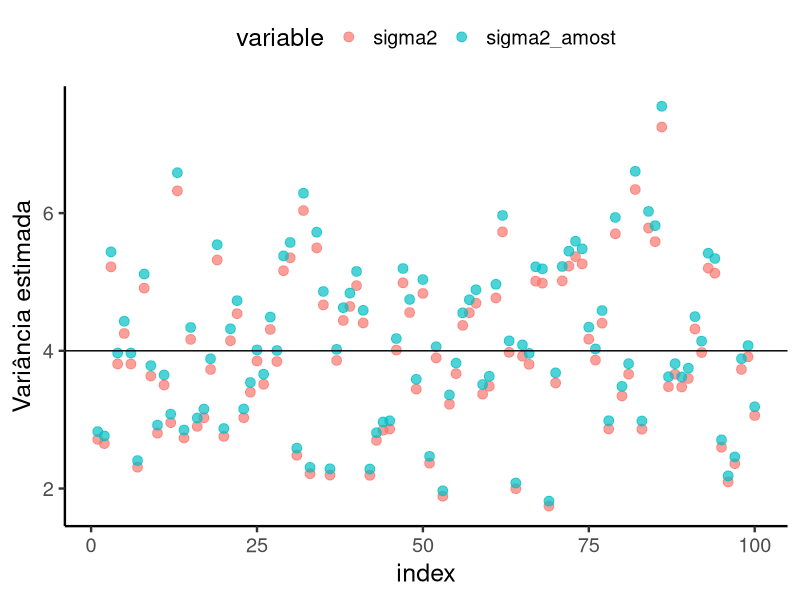

Write the R code that produced this figure.

### Experimento Monte Carlo
## Avaliar os estimadores de MV da normal

# Amostra pequena n = 10
# Parametros: 
mu = 10
sigma2 = 4
n = 25
M = 100 # quantidade de MC

EST = matrix( NA, nrow = M, ncol = 3 )


for( i in 1:M){

x = rnorm( n = n, mean = mu, sd = sqrt(sigma2)   ) # gerador da normal
n = length(x) # tamanho do vetor de dados

## Estimador da media (mu)
muhat = mean(x)

## Estimadores da variancia
sigma2hat = sum( (x-muhat)^2 )/n # EMV
sigma2_hat = sum( (x-muhat)^2 )/(n-1) # estimador da var amostral

## EST: matriz com as estimativas dos parametros
EST[i,] = c(muhat, sigma2hat, sigma2_hat)


}

## Media dos estimadores

MEAN = colMeans( EST  )
MEAN

## Criterios de avaliacao dos estimadores

var_mu = var( EST[,1] )
var_sigma2 = var( EST[,2] )
var_sigma2_amost = var( EST[,3] )

eam_mu = mean( abs(EST[,1] - mu) )
eqm_mu = mean( (muhat - mu)^2 )

eam_sigma2 = mean( abs(EST[,2] - sigma2) )
eqm_sigma2 = mean( (EST[,2] - sigma2)^2 )

eam_sigma2_amost = mean( abs(EST[,3] - sigma2) )
eqm_sigma2_amost = mean( (EST[,3] - sigma2)^2 )



EAM = c(eam_mu, eam_sigma2, eam_sigma2_amost)
EQM = c(eqm_mu, eqm_sigma2, eqm_sigma2_amost)
VAR = c(var_mu, var_sigma2, var_sigma2_amost)

EAM
EQM
VAR

## Comparacao variancias
# 
# 

bd = data.frame( index = 1:M, sigma2 =  EST[,2], sigma2_amost =  EST[,3] )
bd = reshape2::melt(data = bd, id = 'index')


#Gráfico de dispersao
library(ggplot2)
ggplot(bd, aes(y = value, x = index, color = variable)) +
  geom_point(size = 3, alpha = .7) +
  #scale_y_continuous(limits = c(0,7), breaks = seq(0,6,1)) +
  theme_classic(base_size = 18) +
  theme(legend.position = "top") +
  geom_hline( yintercept =  4 ) +  
  xlab("index") + 
  ylab("Variância estimada") 



